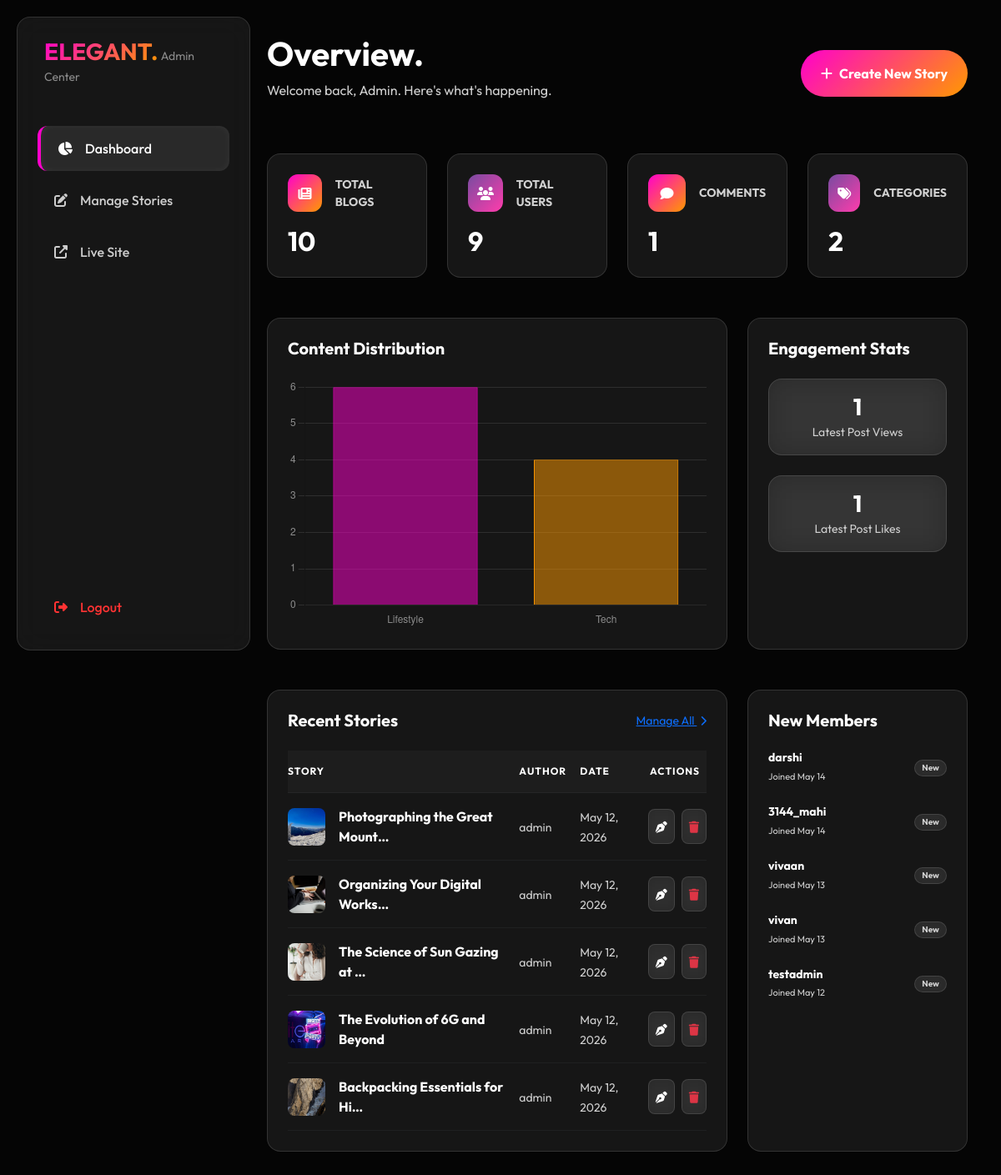
The page /dashboard/ (signed in) on the database its author committed.
### blogapp/models.py (models this page shows, shortened)
class Blog(models.Model):
    title = models.CharField(max_length=200)
    content = models.TextField()
    image = models.ImageField(upload_to='blogs/')
    category = models.ForeignKey(Category, on_delete=models.CASCADE)
    authors = models.ManyToManyField(User, related_name='authored_blogs')
    author = models.ForeignKey(User, on_delete=models.CASCADE, null=True, blank=True)
    likes = models.ManyToManyField(User, related_name='liked_blogs', blank=True)
    views_count = models.IntegerField(default=0)
    is_trending = models.BooleanField(default=False)
    created_at = models.DateTimeField(auto_now_add=True)
    @property
    def total_likes(self):
        return self.likes.count()

### blogapp/views.py (the view)
# urls.py: path('dashboard/', views.admin_dashboard, name='admin_dashboard'),
@staff_member_required
def admin_dashboard(request):
    blog_count = Blog.objects.count()
    category_count = Category.objects.count()
    comment_count = Comment.objects.count()
    user_count = User.objects.count()
    recent_blogs = Blog.objects.select_related('category').prefetch_related('authors').order_by('-created_at')[:5]
    recent_users = User.objects.order_by('-date_joined')[:5]
    recent_comments = Comment.objects.order_by('-created_at')[:5]
    blogs_by_category = Blog.objects.values('category__name').annotate(count=Count('id'))
    context = {
        'blog_count': blog_count,
        'category_count': category_count,
        'comment_count': comment_count,
        'user_count': user_count,
        'recent_blogs': recent_blogs,
        'recent_users': recent_users,
        'recent_comments': recent_comments,
        'blogs_by_category': list(blogs_by_category)
    }
    return render(request, 'dashboard.html', context)

### blogapp/templates/dashboard.html (shortened to what this page needs)
{% extends 'base_admin.html' %}
{% block content %}
<div class="d-flex justify-content-between align-items-center mb-5 animate-fade-in">
    <div>
        <h1 class="text-white fw-bold">Overview.</h1>
        <p class="text-muted">Welcome back, Admin. Here's what's happening.</p>
    </div>
    <a href="{% url 'blog_add' %}" class="btn-modern px-4 py-3 text-decoration-none">
        <i class="fas fa-plus me-2"></i> Create New Story
    </a>
</div>
<div class="row g-4 mb-5 animate-fade-in" style="animation-delay: 0.1s;">
    <div class="col-md-3">
        <div class="glass p-4 hover-glow h-100">
            <div class="d-flex align-items-center gap-3 mb-3">
                <div class="btn-modern p-0 d-flex align-items-center justify-content-center" style="width: 45px; height: 45px; border-radius: 12px;">
                    <i class="fas fa-newspaper"></i>
                </div>
                <span class="text-muted small fw-bold">TOTAL BLOGS</span>
            </div>
            <h2 class="text-white fw-bold mb-0">{{ blog_count }}</h2>
        </div>
    </div>
    <div class="col-md-3">
        <div class="glass p-4 hover-glow h-100">
            <div class="d-flex align-items-center gap-3 mb-3">
                <div class="btn-modern p-0 d-flex align-items-center justify-content-center" style="width: 45px; height: 45px; border-radius: 12px; background: var(--secondary-gradient);">
                    <i class="fas fa-users"></i>
                </div>
                <span class="text-muted small fw-bold">TOTAL USERS</span>
            </div>
            <h2 class="text-white fw-bold mb-0">{{ user_count }}</h2>
        </div>
    </div>
    <div class="col-md-3">
        <div class="glass p-4 hover-glow h-100">
            <div class="d-flex align-items-center gap-3 mb-3">
                <div class="btn-modern p-0 d-flex align-items-center justify-content-center" style="width: 45px; height: 45px; border-radius: 12px;">
                    <i class="fas fa-comment"></i>
                </div>
                <span class="text-muted small fw-bold">COMMENTS</span>
            </div>
            <h2 class="text-white fw-bold mb-0">{{ comment_count }}</h2>
        </div>
    </div>
    <div class="col-md-3">
        <div class="glass p-4 hover-glow h-100">
            <div class="d-flex align-items-center gap-3 mb-3">
                <div class="btn-modern p-0 d-flex align-items-center justify-content-center" style="width: 45px; height: 45px; border-radius: 12px; background: var(--secondary-gradient);">
                    <i class="fas fa-tags"></i>
                </div>
                <span class="text-muted small fw-bold">CATEGORIES</span>
            </div>
            <h2 class="text-white fw-bold mb-0">{{ category_count }}</h2>
        </div>
    </div>
</div>
<div class="row g-4 mb-5 animate-fade-in" style="animation-delay: 0.2s;">
    <div class="col-lg-8">
        <div class="glass p-4 h-100">
            <h5 class="text-white fw-bold mb-4">Content Distribution</h5>
            <canvas id="categoryChart" style="max-height: 300px;"></canvas>
        </div>
    </div>
    <div class="col-lg-4">
        <div class="glass p-4 h-100">
            <h5 class="text-white fw-bold mb-4">Engagement Stats</h5>
            <div class="d-flex flex-column gap-4 mt-3">
                <div class="text-center p-3 glass">
                    <h3 class="text-white fw-bold mb-0">{% for b in recent_blogs %}{% if forloop.first %}{{ b.views_count }}{% endif %}{% endfor %}</h3>
                    <small class="text-muted uppercase smaller">Latest Post Views</small>
                </div>
                <div class="text-center p-3 glass">
                    <h3 class="text-white fw-bold mb-0">{% for b in recent_blogs %}{% if forloop.first %}{{ b.total_likes }}{% endif %}{% endfor %}</h3>
                    <small class="text-muted uppercase smaller">Latest Post Likes</small>
                </div>
            </div>
        </div>
    </div>
</div>
<div class="row g-4 animate-fade-in" style="animation-delay: 0.3s;">
    <div class="col-lg-8">
        <div class="glass p-4 h-100">
            <div class="d-flex justify-content-between align-items-center mb-4">
                <h5 class="text-white fw-bold mb-0">Recent Stories</h5>
                <a href="{% url 'blog_manage' %}" class="nav-link-modern small">Manage All <i class="fas fa-chevron-right ms-1 small"></i></a>
            </div>
            <div class="table-responsive">
                <table class="table table-dark table-borderless align-middle mb-0" style="--bs-table-bg: transparent;">
                    <thead>
                        <tr class="small border-bottom border-secondary border-opacity-10">
                            <th class="ps-0 py-3 text-white">STORY</th>
                            <th class="py-3 text-white">AUTHOR</th>
                            <th class="py-3 text-white">DATE</th>
                            <th class="py-3 text-end text-white">ACTIONS</th>
                        </tr>
                    </thead>
                    <tbody>
                        {% for blog in recent_blogs %}
                        <tr class="border-bottom border-secondary border-opacity-10">
                            <td class="ps-0 py-3">
                                <div class="d-flex align-items-center gap-3">
                                    {% if blog.image %}
                                        <img src="{{ blog.image.url }}" class="rounded-3" style="width: 45px; height: 45px; object-fit: cover;">
                                    {% else %}
                                        <div class="glass rounded-3 d-flex align-items-center justify-content-center" style="width: 45px; height: 45px;">
                                            <i class="fas fa-image text-muted small"></i>
                                        </div>
                                    {% endif %}
                                    <span class="fw-bold">{{ blog.title|truncatechars:30 }}</span>
                                </div>
                            </td>
                            <td><span class="text-muted small">{{ blog.authors.first.username }}</span></td>
                            <td><span class="text-muted small">{{ blog.created_at|date:"M d, Y" }}</span></td>
                            <td class="text-end pe-0">
                                <div class="d-flex gap-2 justify-content-end">
                                    <a href="{% url 'blog_edit' blog.id %}" class="btn glass p-2 rounded-3 text-white"><i class="fas fa-pen-nib small"></i></a>
                                    <a href="{% url 'blog_delete' blog.id %}" class="btn glass p-2 rounded-3 text-danger"><i class="fas fa-trash small"></i></a>
                                </div>
                            </td>
                        </tr>
                        {% endfor %}
                    </tbody>
                </table>
            </div>
        </div>
    </div>
    <div class="col-lg-4">
        <div class="glass p-4 h-100">
            <h5 class="text-white fw-bold mb-4">New Members</h5>
            <div class="d-flex flex-column gap-4">
                {% for user in recent_users %}
                <div class="d-flex align-items-center justify-content-between">
                    <div class="d-flex align-items-center gap-3">
                        <div>
                            <h6 class="text-white mb-0 small fw-bold">{{ user.username }}</h6>
                            <small class="text-muted" style="font-size: 11px;">Joined {{ user.date_joined|date:"M d" }}</small>
                        </div>
                    </div>
                    <span class="badge glass px-2 py-1 text-muted smaller" style="font-size: 10px;">New</span>
                </div>
                {% endfor %}
            </div>
        </div>
    </div>
</div>
<script>
    const ctx = document.getElementById('categoryChart').getContext('2d');
    const data = {
        labels: [{% for item in blogs_by_category %}'{{ item.category__name }}',{% endfor %}],
        datasets: [{
            label: 'Stories per Category',
            data: [{% for item in blogs_by_category %}{{ item.count }},{% endfor %}],
            backgroundColor: [
                'rgba(255, 0, 204, 0.5)',
                'rgba(255, 153, 0, 0.5)',
                'rgba(120, 75, 160, 0.5)',
                'rgba(255, 60, 172, 0.5)',
            ],
            borderColor: [
                '#ff00cc',
                '#ff9900',
                '#784BA0',
                '#FF3CAC',
            ],
            borderWidth: 1
        }]
    };
    new Chart(ctx, {
        type: 'bar',
        data: data,
        options: {
            responsive: true,
            maintainAspectRatio: false,
            scales: {
                y: {
                    beginAtZero: true,
                    grid: { color: 'rgba(255, 255, 255, 0.1)' },
                    ticks: { color: 'rgba(255, 255, 255, 0.5)' }
                },
                x: {
                    grid: { display: false },
                    ticks: { color: 'rgba(255, 255, 255, 0.5)' }
                }
            },
            plugins: {
                legend: { display: false }
            }
        }
    });
</script>
{% endblock %}

### blogapp/static/css/style.css (style rules this page uses)
:root { --bg-color: #050505; --surface-color: rgba(255, 255, 255, 0.07); --glass-border: rgba(255, 255, 255, 0.12); --primary-gradient: linear-gradient(135deg, #ff00cc 0%, #ff9900 100%); --secondary-gradient: linear-gradient(135deg, #784BA0 0%, #FF3CAC 100%); --text-main: #ffffff; --text-muted: #d1d1d1; --accent-glow: 0 0 35px rgba(255, 0, 204, 0.25); --nav-bg: rgba(0, 0, 0, 0.3); }
body { background-color: var(--bg-color); color: var(--text-main); font-family: 'Outfit', sans-serif; margin: 0; overflow-x: hidden; }
p, span, label, td, th, h1, h2, h3, h4, h5, h6, strong, b { color: inherit; }
.text-muted { color: var(--text-muted) !important; }
.glass { background: var(--surface-color) !important; backdrop-filter: blur(16px); -webkit-backdrop-filter: blur(16px); border: 1px solid var(--glass-border) !important; border-radius: 16px; color: var(--text-main); }
.table { --bs-table-bg: transparent !important; --bs-table-color: var(--text-main) !important; --bs-table-border-color: var(--glass-border) !important; background-color: transparent !important; color: var(--text-main) !important; }
.table thead th { background-color: rgba(255, 255, 255, 0.03) !important; color: #ffffff !important; text-transform: uppercase; font-size: 0.75rem; letter-spacing: 1px; }
.animate-fade-in { animation: fadeIn 0.6s ease-out forwards; }
.hover-glow { transition: all 0.4s cubic-bezier(0.23, 1, 0.32, 1); }
.btn-modern { background: var(--primary-gradient); border: none; color: white !important; padding: 12px 30px; border-radius: 50px; font-weight: 700; transition: all 0.3s cubic-bezier(0.175, 0.885, 0.32, 1.275); text-decoration: none; display: inline-flex; align-items: center; justify-content: center; }

### rows shown on the page
Blog: views_count "1", total_likes "1", image (picture), title "Photographing the Great Mount…", authors.first.username "admin", created_at "May 12, 2026"
Blog: image (picture), title "Organizing Your Digital Works…", authors.first.username "admin", created_at "May 12, 2026"
Blog: image (picture), title "The Science of Sun Gazing at …", authors.first.username "admin", created_at "May 12, 2026"
Blog: image (picture), title "The Evolution of 6G and Beyond", authors.first.username "admin", created_at "May 12, 2026"
Blog: image (picture), title "Backpacking Essentials for Hi…", authors.first.username "admin", created_at "May 12, 2026"

### other values the page prints
{{ blog_count }} "10"
{{ user_count }} "9"
{{ comment_count }} "1"
{{ category_count }} "2"
{{ user.username }} "darshi"
{{ user.date_joined|date:"M d" }} "May 14"
{{ user.username }} "3144_mahi"
{{ user.username }} "vivaan"
{{ user.date_joined|date:"M d" }} "May 13"
{{ user.username }} "vivan"
{{ user.username }} "testadmin"
{{ user.date_joined|date:"M d" }} "May 12"
chart data {{ item.category__name }} Lifestyle, Tech
chart data {{ item.count }} 6, 4
